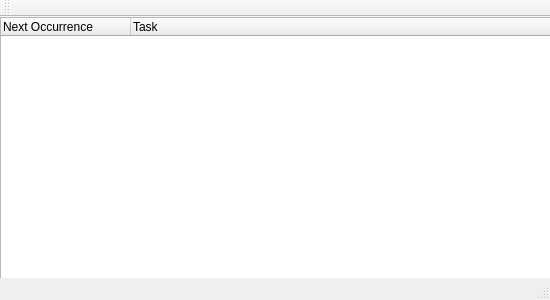
<?xml version="1.0" encoding="UTF-8"?>
<ui version="4.0">
 <class>MainWindow</class>
 <widget class="QMainWindow" name="MainWindow">
  <property name="geometry">
   <rect>
    <x>0</x>
    <y>0</y>
    <width>550</width>
    <height>300</height>
   </rect>
  </property>
  <property name="minimumSize">
   <size>
    <width>550</width>
    <height>300</height>
   </size>
  </property>
  <property name="windowTitle">
   <string>Task Automator</string>
  </property>
  <widget class="QWidget" name="centralWidget">
   <widget class="TaskList" name="treeWidget_taskList">
    <property name="geometry">
     <rect>
      <x>0</x>
      <y>0</y>
      <width>551</width>
      <height>268</height>
     </rect>
    </property>
    <property name="editTriggers">
     <set>QAbstractItemView::NoEditTriggers</set>
    </property>
    <property name="alternatingRowColors">
     <bool>true</bool>
    </property>
    <property name="selectionMode">
     <enum>QAbstractItemView::ExtendedSelection</enum>
    </property>
    <property name="rootIsDecorated">
     <bool>false</bool>
    </property>
    <property name="columnCount">
     <number>2</number>
    </property>
    <attribute name="headerDefaultSectionSize">
     <number>130</number>
    </attribute>
    <column>
     <property name="text">
      <string>Next Occurrence</string>
     </property>
    </column>
    <column>
     <property name="text">
      <string>Task</string>
     </property>
    </column>
   </widget>
  </widget>
  <widget class="QToolBar" name="mainToolBar">
   <attribute name="toolBarArea">
    <enum>TopToolBarArea</enum>
   </attribute>
   <attribute name="toolBarBreak">
    <bool>false</bool>
   </attribute>
  </widget>
  <widget class="QStatusBar" name="statusBar"/>
  <action name="actionAdd">
   <property name="text">
    <string>Add</string>
   </property>
   <property name="toolTip">
    <string>Adds a new task</string>
   </property>
  </action>
  <action name="actionEdit">
   <property name="text">
    <string>Edit</string>
   </property>
   <property name="toolTip">
    <string>Edits the selected task</string>
   </property>
  </action>
  <action name="actionRemove">
   <property name="text">
    <string>Remove</string>
   </property>
   <property name="toolTip">
    <string>Removes the selected tasks</string>
   </property>
  </action>
  <action name="actionSelectAll">
   <property name="text">
    <string>Select All</string>
   </property>
   <property name="toolTip">
    <string>Selects all tasks in the list</string>
   </property>
  </action>
  <action name="actionSelectNone">
   <property name="text">
    <string>Select None</string>
   </property>
   <property name="toolTip">
    <string>Clears the selection</string>
   </property>
  </action>
  <action name="actionConfiguration">
   <property name="text">
    <string>Configuration</string>
   </property>
   <property name="toolTip">
    <string>Shows the configuration dialog</string>
   </property>
  </action>
  <action name="actionUserManual">
   <property name="text">
    <string>User Manual</string>
   </property>
   <property name="toolTip">
    <string>Shows the user manual</string>
   </property>
  </action>
  <action name="actionAbout">
   <property name="text">
    <string>About</string>
   </property>
   <property name="toolTip">
    <string>Shows authorship information</string>
   </property>
  </action>
  <action name="actionRestore">
   <property name="text">
    <string>Restore</string>
   </property>
   <property name="toolTip">
    <string>Show Task Automator</string>
   </property>
  </action>
  <action name="actionExit">
   <property name="text">
    <string>Exit</string>
   </property>
   <property name="toolTip">
    <string>Close Task Automator</string>
   </property>
  </action>
 </widget>
 <layoutdefault spacing="6" margin="11"/>
 <customwidgets>
  <customwidget>
   <class>TaskList</class>
   <extends>QTreeWidget</extends>
   <header>tasklist.h</header>
  </customwidget>
 </customwidgets>
 <resources/>
 <connections/>
</ui>
